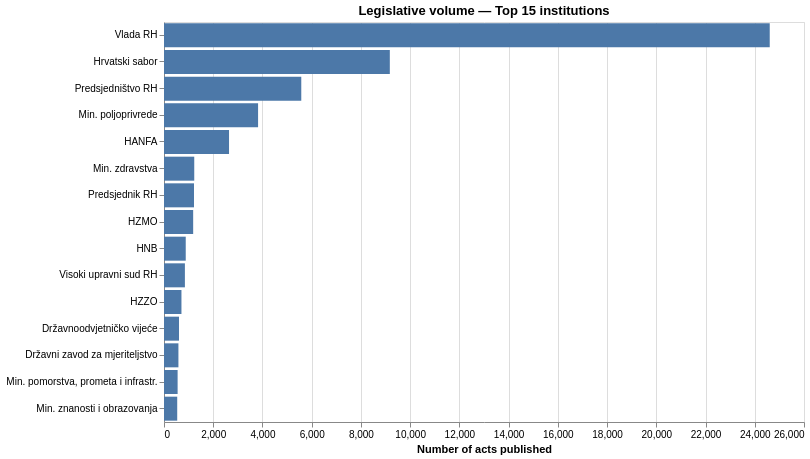

The cell this chart's notebook holds for it:
### Markdown cell above
---
## Cell 2 — Legislative Volume

The null hypothesis: if volume equals authority, this chart is the complete answer.
Vlada RH produces more than 2.5× as many acts as the next institution.
The rest of the analysis tests whether that lead holds up when we measure
structural influence rather than raw count.

**Note on population scope:** the volume metric counts all acts an institution
published in Narodne novine (70,975 acts total). The authority metrics in Cells 3–4
operate on the 12,525-act citation giant — acts that formally participate in the
legal delegation hierarchy (amending, repealing, or deriving authority from other
acts). The two metrics intentionally use different populations: volume captures
total legislative output, authority captures structural position within the
citation network. Comparing them directly is the point — an institution whose
acts are mostly administrative decisions with no citation links will rank high on
volume but will be absent from or weak in the citation giant.

### Code cell
# ── Legislative volume ─────────────────────────────────────────────────────────
#
# Simple bar chart of act count per institution.
# This is not an analysis result — it is the baseline we will compare against.
# If every subsequent metric ranks institutions in the same order as this chart,
# the answer to the research question is "yes, volume = authority."
# If the order changes, it does not.

_vol_df = pd.DataFrame([
    {"Institution": inst_name[iri], "Acts": d["act_count"]}
    for iri, d in sorted(inst_nodes.items(), key=lambda x: -x[1]["act_count"])[:15]
])

alt.Chart(_vol_df).mark_bar(color="#4c78a8").encode(
    x=alt.X("Acts:Q", title="Number of acts published"),
    y=alt.Y("Institution:N", sort="-x", title=None),
    tooltip=["Institution", "Acts"],
).properties(
    title="Legislative volume — Top 15 institutions",
    width=640, height=400,
)

### Figure 1 — Vega-Lite specification as saved in the notebook (floating-point values rounded to 4 significant figures)
{"config": {"view": {"continuousWidth": 300, "continuousHeight": 300}}, "data": {"name": "data-25cb9a87f3d8b91317cd4603db844c1d"}, "mark": {"type": "bar", "color": "#4c78a8"}, "encoding": {"tooltip": [{"field": "Institution", "type": "nominal"}, {"field": "Acts", "type": "quantitative"}], "x": {"field": "Acts", "title": "Number of acts published", "type": "quantitative"}, "y": {"field": "Institution", "sort": "-x", "title": null, "type": "nominal"}}, "height": 400, "title": "Legislative volume — Top 15 institutions", "width": 640, "$schema": "https://vega.github.io/schema/vega-lite/v6.4.1.json", "datasets": {"data-25cb9a87f3d8b91317cd4603db844c1d": [{"Institution": "Vlada RH", "Acts": 24608}, {"Institution": "Hrvatski sabor", "Acts": 9174}, {"Institution": "Predsjedništvo RH", "Acts": 5577}, {"Institution": "Min. poljoprivrede", "Acts": 3822}, {"Institution": "HANFA", "Acts": 2642}, {"Institution": "Min. zdravstva", "Acts": 1229}, {"Institution": "Predsjednik RH", "Acts": 1219}, {"Institution": "HZMO", "Acts": 1185}, {"Institution": "HNB", "Acts": 883}, {"Institution": "Visoki upravni sud RH", "Acts": 849}, {"Institution": "HZZO", "Acts": 709}, {"Institution": "Državnoodvjetničko vijeće", "Acts": 609}, {"Institution": "Državni zavod za mjeriteljstvo", "Acts": 586}, {"Institution": "Min. pomorstva, prometa i infrastr.", "Acts": 553}, {"Institution": "Min. znanosti i obrazovanja", "Acts": 537}]}}
